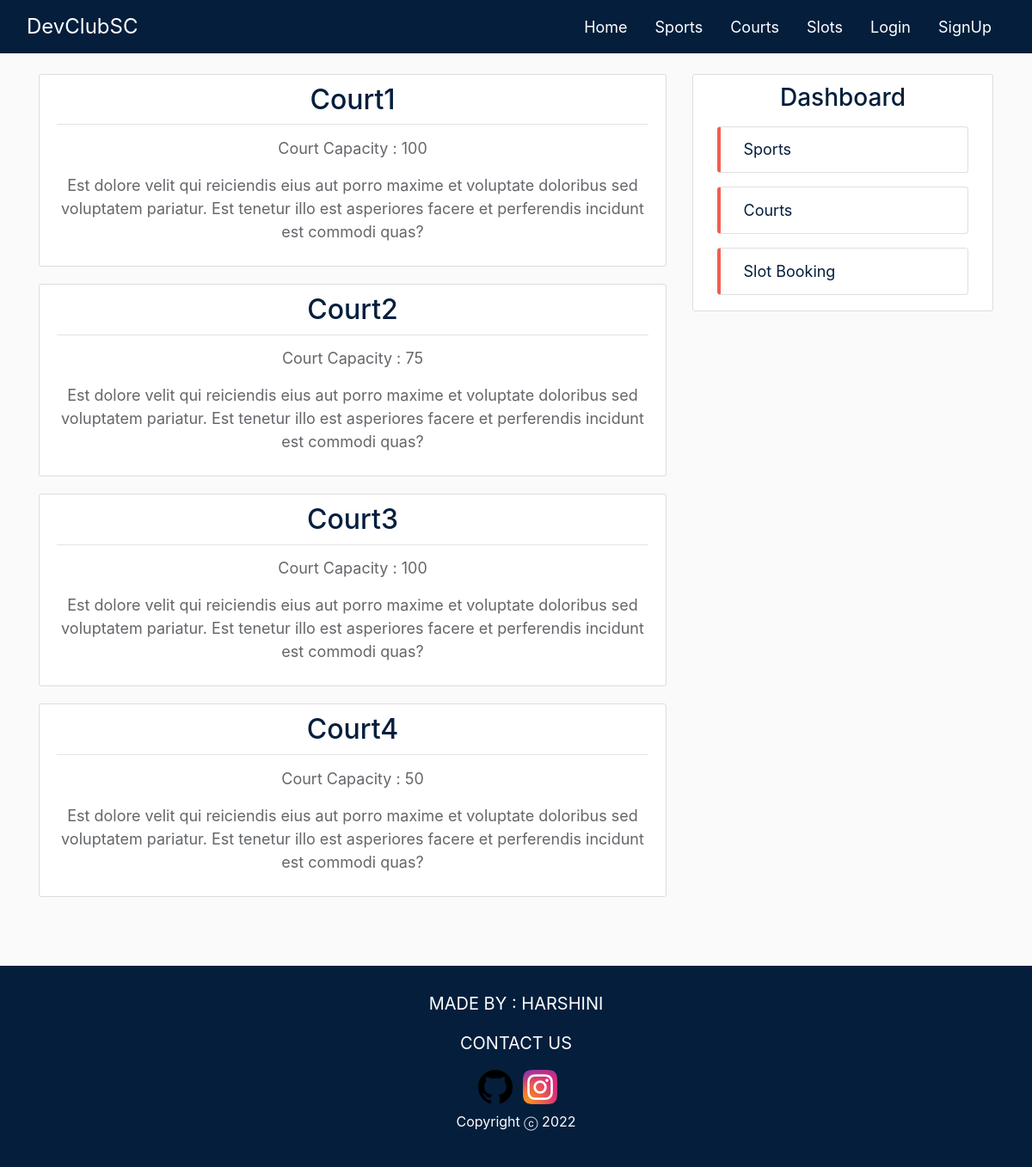
The page /courts/ on the database its author committed.
### courts/models.py (models this page shows, shortened)
class Court(models.Model):
    name = models.CharField(max_length=100)
    capacity = models.IntegerField()

### courts/views.py (the view)
# urls.py: path('courts/', CourtListView.as_view(), name='courts-home'),
class CourtListView(ListView):
    model = Court
    template_name = 'courts/courts.html'
    context_object_name = 'courts'
    extra_context = {'staffs': Staff.objects.all(), 'slots': Slot.objects.all(), 'ratings': Rating.objects.all()}

### courts/templates/courts/courts.html (shortened to what this page needs)
{% extends 'sports/base.html' %}
{% block content %}
{% for court in courts %}
    <article class="media content-section shadow-box">
        <div class="media-body">
            <div class="article-metadata sport-title-div">
                <h2><a class="article-title sport-title" href="{% url 'courts-detail' court.id %}">{{ court.name }}</a></h2>
            </div>
            <p class="sports-article-content">Court Capacity : {{ court.capacity }}</p>
            <p class="sports-article-content">Est dolore velit qui reiciendis eius aut porro maxime et voluptate doloribus sed voluptatem pariatur. Est tenetur illo est asperiores facere et perferendis incidunt est commodi quas?</p>
        </div>
    </article>
{% endfor %}
{% endblock content %}

### sports/static/sports/main.css (style rules this page uses)
body { background: #fafafa; color: #444444; padding-top: 62px; }
h1, h2, h3, h4, h5, h6 { color: #444444; }
.content-section { background: #ffffff; padding: 10px 20px; border: 1px solid #dddddd; border-radius: 3px; margin-bottom: 20px; }
.article-title { color: #041e3c; }
.article-metadata { padding-bottom: 1px; margin-bottom: 4px; border-bottom: 1px solid #e3e3e3; text-align: center; }
.sports-article-content { font-size: 18px; text-align: center; color: #63666A; margin-top: 2%; }
.shadow-box { transition: 0.5s; }

### rows shown on the page
Court: name "Court1", capacity "100"
Court: name "Court2", capacity "75"
Court: name "Court3", capacity "100"
Court: name "Court4", capacity "50"
